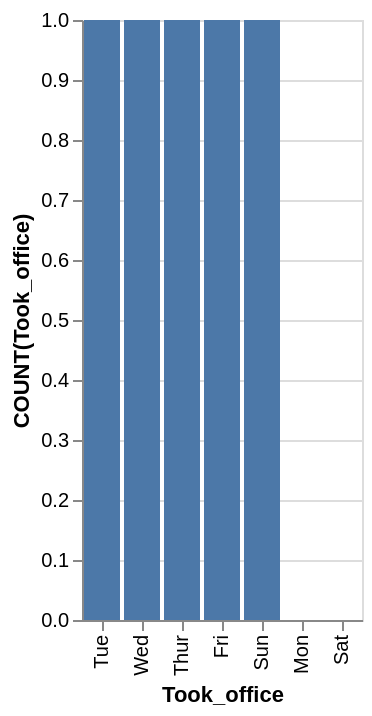

Vega-Lite specification for this chart:
### Vega-Lite specification from a JSON file in a GitHub repository (floating-point values rounded to 4 significant figures)
{"data": {"values": [{"x_data": "Mon", "y_data": 0}, {"x_data": "Tue", "y_data": 1}, {"x_data": "Wed", "y_data": 1}, {"x_data": "Thur", "y_data": 1}, {"x_data": "Fri", "y_data": 1}, {"x_data": "Sat", "y_data": 0}, {"x_data": "Sun", "y_data": 1}]}, "mark": "bar", "encoding": {"x": {"field": "x_data", "type": "nominal", "title": "Took_office", "sort": {"op": "sum", "field": "y_data", "order": "descending"}}, "y": {"field": "y_data", "type": "quantitative", "title": "COUNT(Took_office)"}}}
